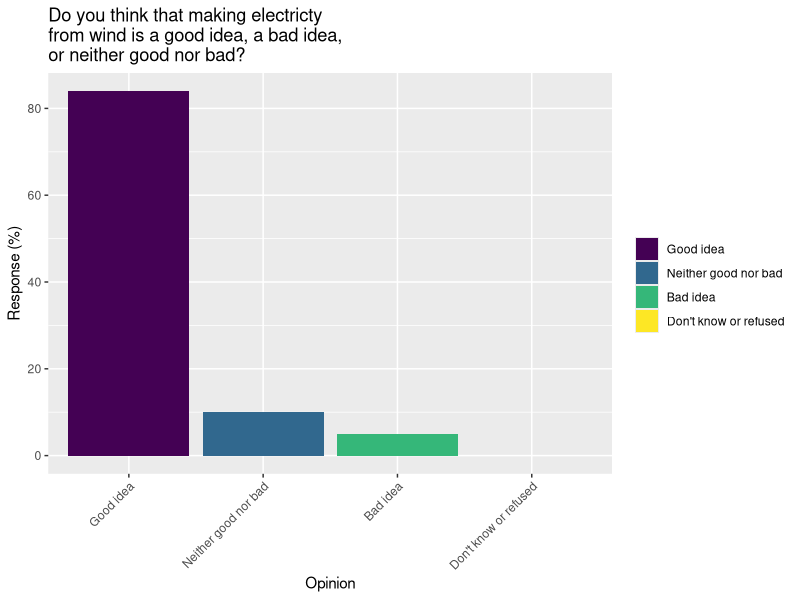
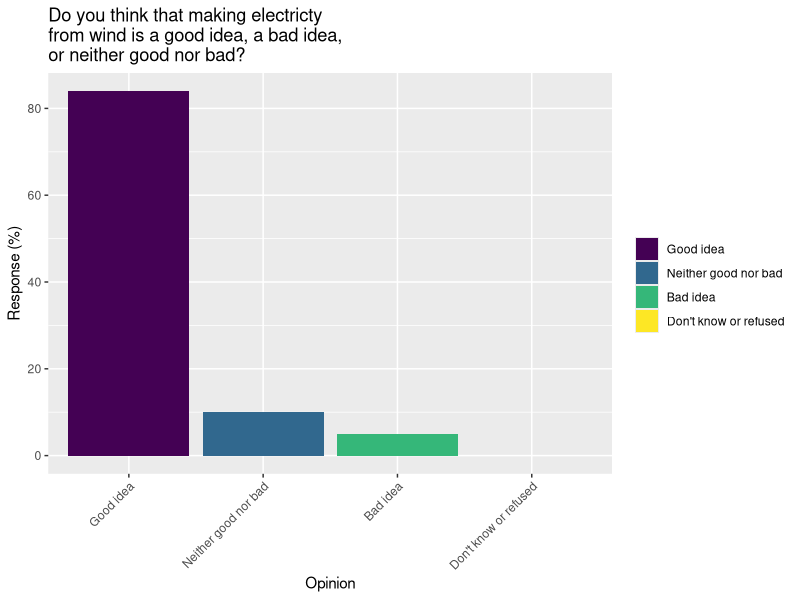

Here is the R script that generated these plots, in order: (Note: this script raises an error after producing the figures.)
## ---- chunk 1
knitr::opts_chunk$set(echo = TRUE)
## ---- chunk 2
library(ggplot2)
library(ggthemes)
library(viridis)
suppressMessages(library(dplyr))
library(knitr)
library(tidyr)
library("RColorBrewer")
## ---- chunk 3
setwd("/Users/sarahklain/Documents/R_2015/wf_ce/island")

nw <- read.csv("nat_sur_wind.csv")
## ---- chunk 4

nwt <- nw %>% 
  tbl_df

#national wind poll reordered and arranged in descending order
#desc

nwt_d <-  nwt %>%
  arrange(Response, (Response))

ar <-  nwt %>% mutate(Opinion = reorder(Opinion, desc(Response))) %>% 
  arrange(Response)

ar

ns <- ggplot(ar, aes(x = Opinion, y = Response, fill = Opinion))+
  geom_bar(stat = "identity") +
  scale_fill_viridis(discrete=TRUE, "") +
  theme(axis.text.x = element_text(angle = 45, hjust = 1)) +
  xlab("Opinion") + ylab("Response (%)") +
  ggtitle("Do you think that making electricty\nfrom wind is a good idea, a bad idea,\nor neither good nor bad?")

ns

ggsave(ns, file = "natl_sur_Krosnick.pdf")
## ---- chunk 5
nc <- read.csv("Not_coded_2015_10_20_WF_CE.csv")

nc$att_w_US2 <- factor(nc$att_w_US, levels=c("Very positive","Positive", "Neutral", "Negative", "Very Negative"))

nc$pol_party2 <- factor(nc$pol_party, levels = c("Republican party", "Democratic party", "Independent", "None", "Other (please specify)"))


#myColors <- brewer.pal(5,"Set1")
#myColors

myColors2 <- c("brown3", "blue3", "gold2", "forestgreen", "darkorchid4")

#names(myColors) <- levels(nc$pol_party)
#colFill <- scale_fill_manual(name = "grp",values = myColors)

colFill2 <- scale_fill_manual(values = myColors2, "")

p <- ggplot(dat,aes(x,y,colour = grp)) + geom_point()
p1 <- p + colFill

attUS <- ggplot(data = nc, aes(x= nc$att_w_US2, fill = pol_party2)) +
  geom_bar() + theme(axis.text.x = element_text(angle = 45, hjust = 1)) +
  xlab("Attitude") + ylab("Count") + 
  colFill2 + 
  ggtitle("What is your attitude toward developing\nwind power in the US?")
  
attUS

ggsave(attUS, file = "attUS.pdf")
## ---- chunk 6
############# Stacked Bar Plot with Colors and Legend - splitting into pos, neutral, negative
# creates a 5 x 5 inch image
png(paste(directory, "WSA_ResponsetoConsult_bargraph.png", sep = ""),         # create PNG for the heat map        
    width = 20*300,        # 5 x 300 pixels
    height = 10*300,
    res = 600,            # 300 pixels per inch
    pointsize = 6)        # smaller font size

op <- par(mar = c(10,2,4,12) + 2) # increase margins, especialy x axis margins

plot <- barplot(as.matrix(percent.happy[,3:18]), main = "Response to Consultation Process",
                col = (colorRampPalette(c("dark blue", "light blue"))(n = 3)), 
                #bty='L',
                axes = FALSE, axisnames = FALSE)

par(op)        # resize area
# add legend in top left outside of plot area
par(xpd=TRUE)
legend(19.5,100, legend = c("Negative", "Offered Suggestion", "Positive"), 
       fill = (colorRampPalette(c("light blue", "dark blue"))(n = 3)), title="Response")

# add x labels
text(plot, par("usr")[3]-.5, labels = (colnames(percent.happy)[c(3:18)]),srt = 45,
     adj = c(1.3,1.3), xpd = TRUE, cex=1)
axis(2)

# Add y axis label
title(main = NULL, sub = NULL, 
      xlab = NULL, ylab = "Percent of Respondents in Stakeholder Group", cex = 1)

# Add in numbers to top of bar graph showing percent in stakeholder group that responded
text(x = plot, y = 100+2, labels=(percent.response), xpd=TRUE)
dev.off()
